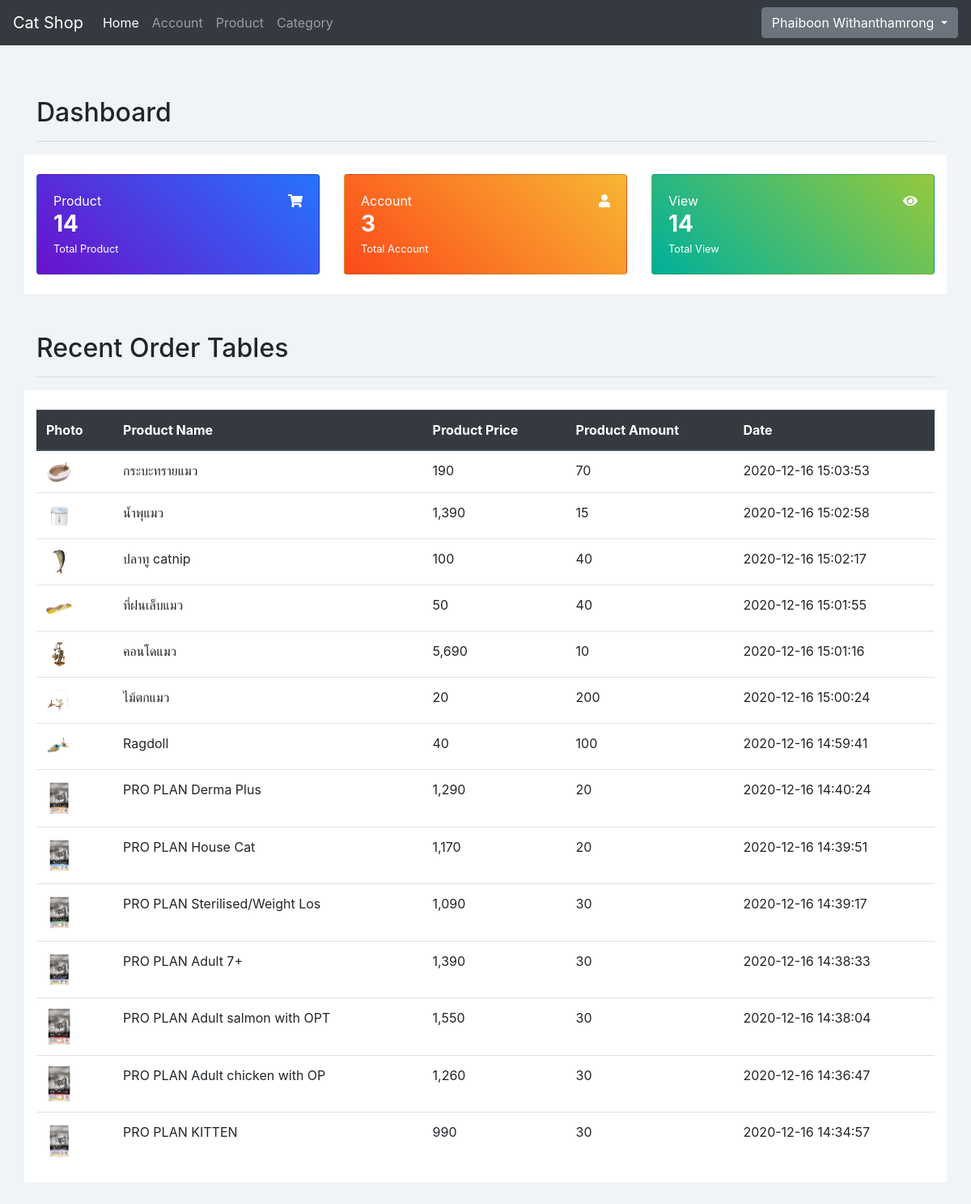
The page /auth/home.php (signed in) on the database its author committed.
### tables this page shows
CREATE TABLE `account` (
  `id` int(3) NOT NULL,
  `username` varchar(20) NOT NULL,
  `password` varchar(20) NOT NULL,
  `firstname` varchar(30) NOT NULL,
  `lastname` varchar(30) NOT NULL,
  `type` int(1) NOT NULL
);

CREATE TABLE `product` (
  `proId` int(11) NOT NULL,
  `proName` varchar(30) NOT NULL,
  `proDesc` varchar(500) NOT NULL,
  `proPrice` decimal(10,0) NOT NULL,
  `proAmount` decimal(10,0) NOT NULL,
  `proView` int(11) NOT NULL,
  `proPhoto` varchar(30) NOT NULL,
  `catId` int(11) NOT NULL,
  `createDate` timestamp NOT NULL DEFAULT current_timestamp()
);

### auth/config/islogged.php (called while the page is built, shortened)
<?php
  require_once("connect.php");
  $id = $_SESSION['id'];
  if ($id) {
    $sql = "SELECT * FROM account WHERE account.id = '$id'";
    $qry = mysqli_query($conn, $sql);
    $data = mysqli_fetch_array($qry);
    $rows = mysqli_num_rows($qry);
    $type = $data['type'];
    if ($type != 0 || $rows != 1) {
      echo "<meta http-equiv='refresh' content='0; url=./login.php'>";
    } else
    $fullname = $data['firstname'] . ' ' .$data['lastname'];
  } else {
    echo "<meta http-equiv='refresh' content='0; url=./login.php'>";
  }
?>

### auth/pages/home.page.php (the view)
<?php
  $sql = "SELECT
         (SELECT COUNT(*) FROM account) as accCount,
         (SELECT COUNT(*) FROM product) as proCount,
         (SELECT SUM(proView) FROM product) as proView";
  $qry = mysqli_query($conn, $sql);
  $data = mysqli_fetch_array($qry);
  $sqlProduct = "SELECT * FROM product ORDER BY product.createDate DESC";
  $qryProduct = mysqli_query($conn, $sqlProduct);
?>
<div class="container pt-3 fade-in">
  <h2>Dashboard</h2>
  <hr>
  <div class="row text-white bg-white mb-5 pt-4">
    <div class="col-sm-6 col-md-4 mb-4">
      <div class="card gradient-deepblue">
        <div class="card-body">
          <div class="d-flex justify-content-between">
            <div class="d-block "><span>Product</span></div>
            <div class="d-block "><i class="fas fa-shopping-cart"></i></div>
          </div>
          <div class="d-block">
            <span class="h3 font-weight-bold"><?php echo $data['proCount']; ?></span>
          </div>
          <div class="d-block">
            <small>Total Product</small>
          </div>
        </div>
      </div>
    </div>
    <div class="col-sm-6 col-md-4 mb-4">
      <div class="card gradient-orange">
        <div class="card-body">
          <div class="d-flex justify-content-between">
            <div class="d-block "><span>Account</span></div>
            <div class="d-block "><i class="fas fa-user"></i></div>
          </div>
          <div class="d-block">
            <span class="h3 font-weight-bold"><?php echo $data['accCount']; ?></span>
          </div>
          <div class="d-block">
            <small>Total Account</small>
          </div>
        </div>
      </div>
    </div>
    <div class="col-sm-6 col-md-4 mb-4">
      <div class="card gradient-ohhappiness">
        <div class="card-body">
          <div class="d-flex justify-content-between">
            <div class="d-block "><span>View</span></div>
            <div class="d-block "><i class="fas fa-eye"></i></div>
          </div>
          <div class="d-block">
            <span class="h3 font-weight-bold"><?php echo $data['proView']; ?></span>
          </div>
          <div class="d-block">
            <small>Total View</small>
          </div>
        </div>
      </div>
    </div>
  </div>
  <h2>Recent Order Tables</h2>
  <hr>
  <div class="row bg-white pt-4 mb-5">
    <div class="col-12">
      <table class="table">
        <thead class="thead-dark">
          <th>Photo</th>
          <th>Product Name</th>
          <th>Product Price</th>
          <th>Product Amount</th>
          <th>Date</th>
        </thead>
        <tbody>
          <?php
            while ($dataProduct = mysqli_fetch_array($qryProduct)) {
              $img = "./../public/products/". $dataProduct['catId']. "/". $dataProduct['proPhoto'];
              $proName = $dataProduct['proName'];
              $proPrice = number_format($dataProduct['proPrice']);
              $proAmount = $dataProduct['proAmount'];
              $createDate = $dataProduct['createDate'];
              echo "
                <tr>
                  <td><img src=$img width='32' heigh='32'></td>
                  <td>$proName</td>
                  <td>$proPrice</td>
                  <td>$proAmount</td>
                  <td>$createDate</td>
                </tr>
              ";
            }
          ?>
        </tbody>
      </table>
    </div>
  </div>
</div>

### auth/layouts/navbar.php (shortened to what this page needs)
<nav class="navbar navbar-dark bg-dark navbar-expand-lg mb-5">
  <a class="navbar-brand" href="./home.php">Cat Shop</a>
  <div class="collapse navbar-collapse" id="navbarSupportedContent">
    <ul class="navbar-nav mr-auto">
      <li class="nav-item">
        <a class="nav-link" href="./home.php">Home</a>
      </li>
      <li class="nav-item">
        <a class="nav-link" href="./account.php">Account </a>
      </li>
      <li class="nav-item">
        <a class="nav-link" href="./product.php">Product</a>
      </li>
      <li class="nav-item">
        <a class="nav-link" href="./category.php">Category</a>
      </li>
    </ul>
    <div class="form-inline my-2 my-lg-0">
      <div class='dropdown'>
        <button class='btn btn-secondary dropdown-toggle' type='button' data-toggle='dropdown' aria-haspopup='true'
          aria-expanded='false'>
          <?php echo $fullname ?>
        </button>
      </div>
    </div>
  </div>
</nav>

### public/css/style.css (style rules this page uses)
.fade-in { animation: fadeIn ease 1s; }
.card { transition: 0.5s; }
.gradient-deepblue { background: #6a11cb; background: linear-gradient(45deg, #6a11cb, #2575fc); }
.gradient-orange { background: #fc4a1a; background: linear-gradient(45deg, #fc4a1a, #f7b733); }
.gradient-ohhappiness { background: #00b09b; background: linear-gradient(45deg, #00b09b, #96c93d); }

### rows shown on the page
account: fullname "Phaiboon Withanthamrong"
product: catId+proPhoto (picture), proName "กระบะทรายแมว", proPrice "190", proAmount "70", createDate "2020-12-16 15:03:53"
product: catId+proPhoto (picture), proName "น้ำพุแมว", proPrice "1,390", proAmount "15", createDate "2020-12-16 15:02:58"
product: catId+proPhoto (picture), proName "ปลาทู catnip", proPrice "100", proAmount "40", createDate "2020-12-16 15:02:17"
product: catId+proPhoto (picture), proName "ที่ฝนเล็บแมว", proPrice "50", proAmount "40", createDate "2020-12-16 15:01:55"
product: catId+proPhoto (picture), proName "คอนโดแมว", proPrice "5,690", proAmount "10", createDate "2020-12-16 15:01:16"
product: catId+proPhoto (picture), proName "ไม้ตกแมว", proPrice "20", proAmount "200", createDate "2020-12-16 15:00:24"
product: catId+proPhoto (picture), proName "Ragdoll", proPrice "40", proAmount "100", createDate "2020-12-16 14:59:41"
product: catId+proPhoto (picture), proName "PRO PLAN Derma Plus", proPrice "1,290", proAmount "20", createDate "2020-12-16 14:40:24"
product: catId+proPhoto (picture), proName "PRO PLAN House Cat", proPrice "1,170", proAmount "20", createDate "2020-12-16 14:39:51"
product: catId+proPhoto (picture), proName "PRO PLAN Sterilised/Weight Los", proPrice "1,090", proAmount "30", createDate "2020-12-16 14:39:17"
product: catId+proPhoto (picture), proName "PRO PLAN Adult 7+", proPrice "1,390", proAmount "30", createDate "2020-12-16 14:38:33"
product: catId+proPhoto (picture), proName "PRO PLAN Adult salmon with OPT", proPrice "1,550", proAmount "30", createDate "2020-12-16 14:38:04"
product: catId+proPhoto (picture), proName "PRO PLAN Adult chicken with OP", proPrice "1,260", proAmount "30", createDate "2020-12-16 14:36:47"
product: catId+proPhoto (picture), proName "PRO PLAN KITTEN", proPrice "990", proAmount "30", createDate "2020-12-16 14:34:57"

### other values the page prints
$data['proCount'] "14"
$data['accCount'] "3"
$data['proView'] "14"
